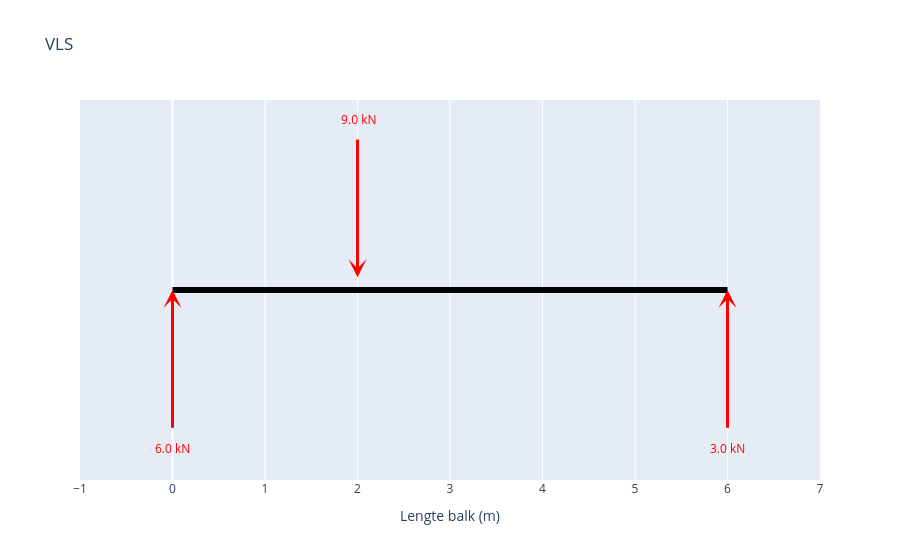

The notebook cell saved with this chart:
### Markdown cell above
## Vrij-Lichaam-Schema

### Code cell
fig_vls = maak_vls_plotly()
fig_vls.show()

### Figure 1 — Plotly figure (JSON) as saved in the notebook; plotly's stock layout.template omitted (floating-point values rounded to 4 significant figures)
{"data": [{"hoverinfo": "skip", "line": {"color": "black", "width": 6}, "mode": "lines", "type": "scatter", "x": [0, 6], "y": [0, 0]}], "layout": {"annotations": [{"arrowcolor": "red", "arrowhead": 3, "arrowsize": 1, "arrowwidth": 3, "ax": 2, "axref": "x", "ay": 1.2, "ayref": "y", "showarrow": true, "text": "", "x": 2, "xref": "x", "y": 0.1, "yref": "y"}, {"font": {"color": "red"}, "showarrow": false, "text": " 9.0 kN", "x": 2, "y": 1.35}, {"arrowcolor": "red", "arrowhead": 3, "arrowsize": 1, "arrowwidth": 3, "ax": 0, "axref": "x", "ay": -1.1, "ayref": "y", "showarrow": true, "text": "", "x": 0, "xref": "x", "y": 0, "yref": "y"}, {"font": {"color": "red"}, "showarrow": false, "text": "6.0 kN", "x": 0, "y": -1.25}, {"arrowcolor": "red", "arrowhead": 3, "arrowsize": 1, "arrowwidth": 3, "ax": 6, "axref": "x", "ay": -1.1, "ayref": "y", "showarrow": true, "text": "", "x": 6, "xref": "x", "y": 0, "yref": "y"}, {"font": {"color": "red"}, "showarrow": false, "text": "3.0 kN", "x": 6, "y": -1.25}], "autosize": true, "showlegend": false, "title": {"text": "VLS"}, "xaxis": {"autorange": false, "dtick": 1, "range": [-1, 7], "title": {"text": "Lengte balk (m)"}, "type": "linear"}, "yaxis": {"autorange": false, "range": [-1.5, 1.5], "showgrid": false, "showticklabels": false, "title": {}, "type": "linear", "zeroline": false}}}
